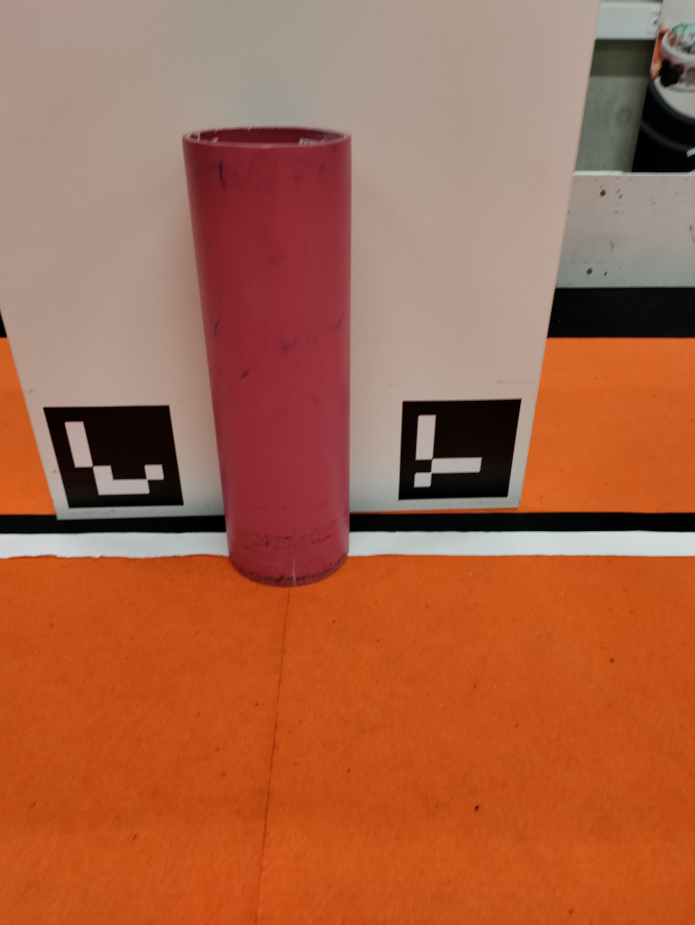
#> input picture testing files/pinkarucopng.png, 3472 x 4624 px, found by its file name (shown at 1/5 size)
$ python detect_picture_markers.py
#> lines starting #> are read from the running program, lines starting #| are printed output that depends on the picture; after the words box and inside, x2 and y2 are one past the last pixel; in counts of white or black regions, pixels touching at a corner belong together
#https://stackoverflow.com/questions/68019526/how-can-i-get-the-distance-from-my-camera-to-an-opencv-aruco-marker
#https://docs.opencv.org/3.4/dc/dbb/tutorial_py_calibration.html
#https://ut-robotics.github.io/robot-basketball-rules/delta-x-2020/basketball_rules_eng.html#_ar_markers
import cv2

def load_coefficients(path):
    '''Loads camera matrix and distortion coefficients.'''
    # FILE_STORAGE_READ
    cv_file = cv2.FileStorage(path, cv2.FILE_STORAGE_READ)

    # note we also have to specify the type to retrieve other wise we only get a
    # FileNode object back instead of a matrix
    camera_matrix = cv_file.getNode('K').mat()
    dist_matrix = cv_file.getNode('D').mat()

    cv_file.release()
    return [camera_matrix, dist_matrix]


mtx, dist = load_coefficients('testing files/CalibrationMatrices.json')

image = cv2.imread('testing files/pinkarucopng.png')
#> image is the input picture: shape (4624, 3472, 3); mean B, G, R 71.4, 100.6, 167.9
tagparam = 160 #mm
image = cv2.resize(image, (int(image.shape[1]*0.1), int(image.shape[0]*0.1)))
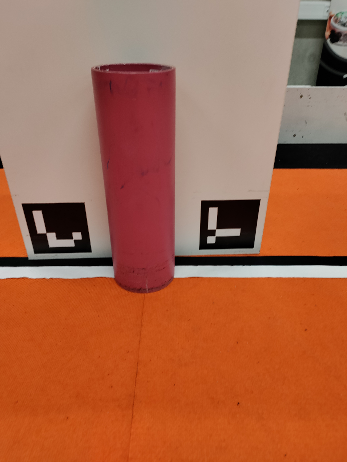
#> image: shape (462, 347, 3); mean B, G, R 71.4, 100.5, 167.9

arucoDict = cv2.aruco.Dictionary_get(cv2.aruco.DICT_ARUCO_ORIGINAL)
arucoParams = cv2.aruco.DetectorParameters_create()
(corners, ids, rejected) = cv2.aruco.detectMarkers(image, arucoDict,
	parameters=arucoParams)
#> corners = ([[22, 203], [84, 202], [91, 252], [34, 253]], [[201, 200], [260, 199], [253, 247], [199, 249]]); ids = [11, 12]; rejected = ([[272, 175], [279, 184], [272, 234], [266, 240]],)

print(ids)
#| [[11]
#|  [12]]
print(corners)
#| (array([[[ 22., 203.],
#|         [ 84., 202.],
#|         [ 91., 252.],
#|         [ 34., 253.]]], dtype=float32), array([[[201., 200.],
#|         [260., 199.],
#|         [253., 247.],
#|         [199., 249.]]], dtype=float32))

if len(corners) > 1:
    print('arucotags detected!')

    # flatten the ArUco IDs list
    ids = ids.flatten()

	# loop over the detected ArUCo corners
    for (markerCorner, markerID) in zip(corners, ids):
        # extract the marker corners (which are always returned in
        # top-left, top-right, bottom-right, and bottom-left order)
        corners = markerCorner.reshape((4, 2))
        (topLeft, topRight, bottomRight, bottomLeft) = corners
        # convert each of the (x, y)-coordinate pairs to integers
        topRight = (int(topRight[0]), int(topRight[1]))
        bottomRight = (int(bottomRight[0]), int(bottomRight[1]))
        bottomLeft = (int(bottomLeft[0]), int(bottomLeft[1]))
        topLeft = (int(topLeft[0]), int(topLeft[1]))

        # compute and draw the center (x, y)-coordinates of the ArUco
        # marker
        cX = int((topLeft[0] + bottomRight[0]) / 2.0)
        cY = int((topLeft[1] + bottomRight[1]) / 2.0)
        cv2.circle(image, (cX, cY), 4, (0, 0, 255), -1)
        # draw the ArUco marker ID on the image
        cv2.putText(image, str(markerID),
            (topLeft[0], topLeft[1] - 15), cv2.FONT_HERSHEY_SIMPLEX,
            0.5, (0, 255, 0), 2)
        print("[INFO] ArUco marker ID: {}".format(markerID))
#> this loop made 2 passes
#> (markerID, topLeft, topRight, bottomRight, bottomLeft, cX, cY) on passes 1 to 2: (11, (22, 203), (84, 202), (91, 252), (34, 253), 56, 227), (12, (201, 200), (260, 199), (253, 247), (199, 249), 227, 223)
#| [INFO] ArUco marker ID: 11
#| [INFO] ArUco marker ID: 12
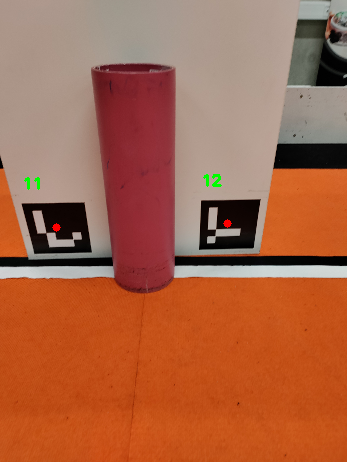
#> image: shape (462, 347, 3); 0.19% of pixels changed, all inside (x1, y1, x2, y2) = (24, 174, 232, 232)


cv2.namedWindow('cap', cv2.WINDOW_AUTOSIZE)
cv2.imshow('cap', image)
cv2.waitKey(0)

$ run again, with testing files/bluearucopng.png copied over testing files/pinkarucopng.png
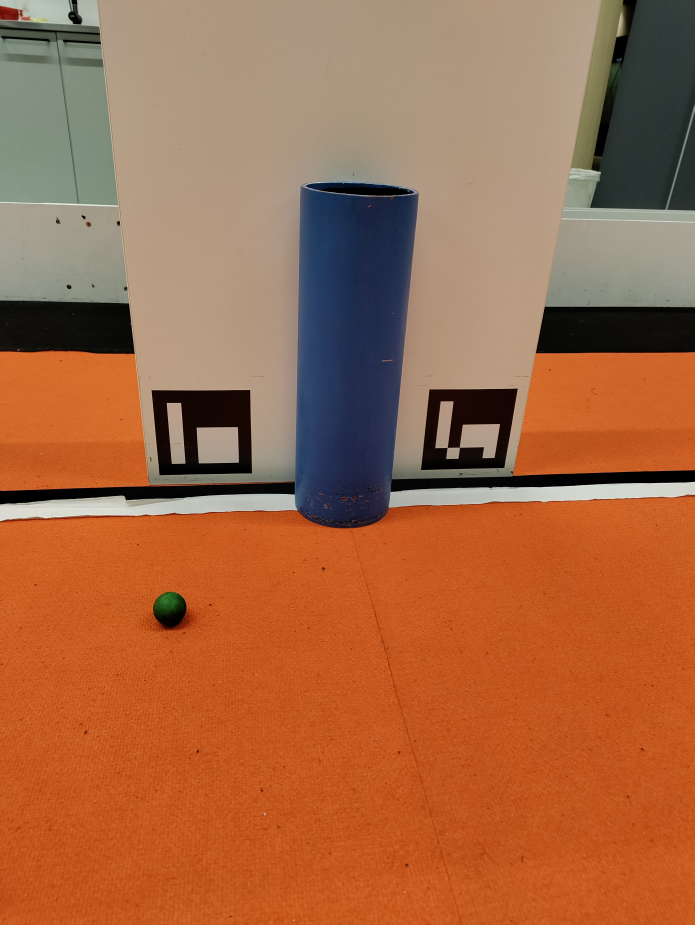
#> input picture testing files/bluearucopng.png, 3472 x 4624 px, found by its file name (shown at 1/5 size)
#> image is the input picture: shape (4624, 3472, 3); mean B, G, R 69.1, 104.5, 164.6
#> `image = cv2.resize(image, (int(image.shape[1]*0.1), int(image.shape[0]..`:
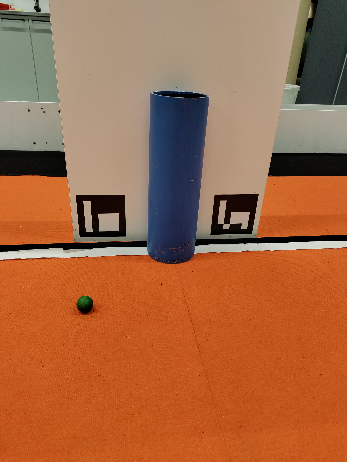
#> image: shape (462, 347, 3); mean B, G, R 68.9, 104.4, 164.4
#> `(corners, ids, rejected) = cv2.aruco.detectMarkers(image, arucoDict, p..`: corners = ([[76, 195], [124, 195], [125, 236], [80, 236]], [[214, 195], [258, 194], [251, 233], [210, 234]]); ids = [21, 22]; rejected = ([[82, 200], [91, 200], [93, 232], [85, 232]], [[97, 213], [119, 212], [119, 231], [98, 232]], [[220, 199], [227, 200], [223, 224], [217, 223]], [[95, 201], [118, 200], [119, 207], [97, 209]], [[231, 205], [232, 199], [252, 200], [249, 207]])
#| [[21]
#|  [22]]
#| (array([[[ 76., 195.],
#|         [124., 195.],
#|         [125., 236.],
#|         [ 80., 236.]]], dtype=float32), array([[[214., 195.],
#|         [258., 194.],
#|         [251., 233.],
#> (further printed lines are left out)
#> the loop `for (markerCorner, markerID) in zip(corners, ids):` made 2 passes
#> (markerID, topLeft, topRight, bottomRight, bottomLeft, cX, cY) on passes 1 to 2: (21, (76, 195), (124, 195), (125, 236), (80, 236), 100, 215), (22, (214, 195), (258, 194), (251, 233), (210, 234), 232, 214)
#> (printed output is left out)
#> after the loop `for (markerCorner, markerID) in zip(corners, ids):`:
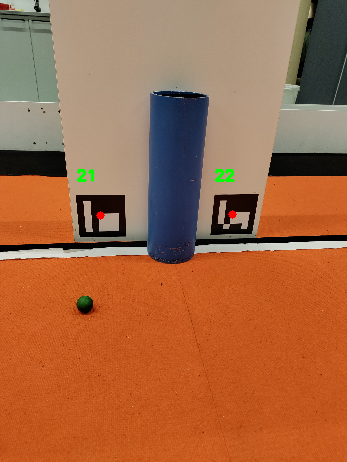
#> image: shape (462, 347, 3); 0.24% of pixels changed, all inside (x1, y1, x2, y2) = (77, 169, 237, 220)
